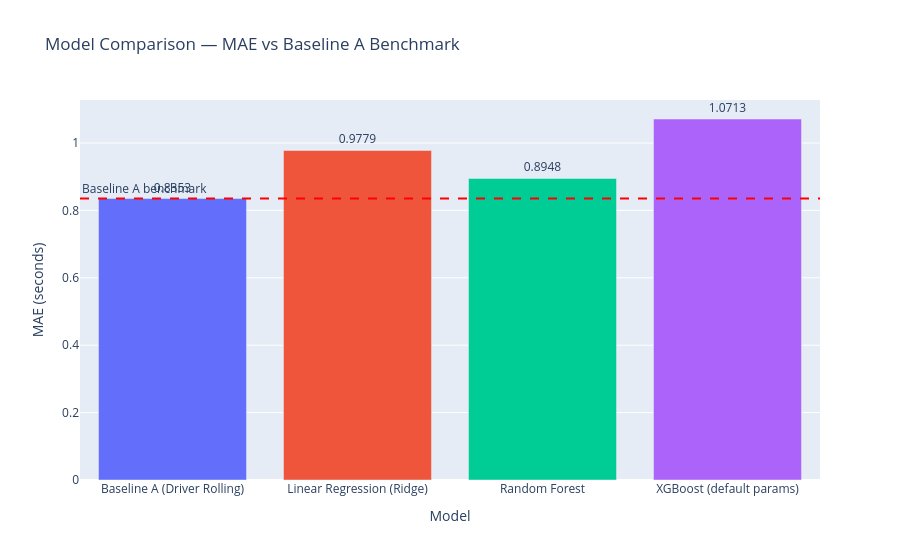

Source (notebook cell):
### Code cell
# Cell 4 — Visual comparison against the benchmark
fig = px.bar(
    comparison, x="Model", y="MAE",
    title="Model Comparison — MAE vs Baseline A Benchmark",
    labels={"MAE": "MAE (seconds)"},
    text="MAE",
    color="Model"
)
fig.add_hline(
    y=baseline_a_mae, line_dash="dash", line_color="red",
    annotation_text="Baseline A", annotation_position="top left"
)
fig.update_traces(textposition="outside")
fig.update_layout(showlegend=False)
fig.show()

### Figure 1 — Plotly figure (JSON) as saved in the notebook; plotly's stock layout.template omitted (floating-point values rounded to 4 significant figures)
{"data": [{"alignmentgroup": "True", "hovertemplate": "Model=%{x}<br>MAE (seconds)=%{text}<extra></extra>", "legendgroup": "Baseline A (Driver Rolling)", "marker": {"color": "#636efa", "pattern": {"shape": ""}}, "name": "Baseline A (Driver Rolling)", "offsetgroup": "Baseline A (Driver Rolling)", "orientation": "v", "showlegend": true, "text": [0.8353], "textposition": "outside", "type": "bar", "x": ["Baseline A (Driver Rolling)"], "xaxis": "x", "y": [0.8353], "yaxis": "y"}, {"alignmentgroup": "True", "hovertemplate": "Model=%{x}<br>MAE (seconds)=%{text}<extra></extra>", "legendgroup": "Linear Regression (Ridge)", "marker": {"color": "#EF553B", "pattern": {"shape": ""}}, "name": "Linear Regression (Ridge)", "offsetgroup": "Linear Regression (Ridge)", "orientation": "v", "showlegend": true, "text": [0.9779], "textposition": "outside", "type": "bar", "x": ["Linear Regression (Ridge)"], "xaxis": "x", "y": [0.9779], "yaxis": "y"}, {"alignmentgroup": "True", "hovertemplate": "Model=%{x}<br>MAE (seconds)=%{text}<extra></extra>", "legendgroup": "Random Forest", "marker": {"color": "#00cc96", "pattern": {"shape": ""}}, "name": "Random Forest", "offsetgroup": "Random Forest", "orientation": "v", "showlegend": true, "text": [0.8948], "textposition": "outside", "type": "bar", "x": ["Random Forest"], "xaxis": "x", "y": [0.8948], "yaxis": "y"}, {"alignmentgroup": "True", "hovertemplate": "Model=%{x}<br>MAE (seconds)=%{text}<extra></extra>", "legendgroup": "XGBoost (default params)", "marker": {"color": "#ab63fa", "pattern": {"shape": ""}}, "name": "XGBoost (default params)", "offsetgroup": "XGBoost (default params)", "orientation": "v", "showlegend": true, "text": [1.071], "textposition": "outside", "type": "bar", "x": ["XGBoost (default params)"], "xaxis": "x", "y": [1.071], "yaxis": "y"}], "layout": {"annotations": [{"showarrow": false, "text": "Baseline A benchmark", "x": 0, "xanchor": "left", "xref": "x domain", "y": 0.8353, "yanchor": "bottom", "yref": "y"}], "barmode": "relative", "legend": {"title": {"text": "Model"}, "tracegroupgap": 0}, "shapes": [{"line": {"color": "red", "dash": "dash"}, "type": "line", "x0": 0, "x1": 1, "xref": "x domain", "y0": 0.8353, "y1": 0.8353, "yref": "y"}], "showlegend": false, "title": {"text": "Model Comparison — MAE vs Baseline A Benchmark"}, "xaxis": {"anchor": "y", "categoryarray": ["Baseline A (Driver Rolling)", "Linear Regression (Ridge)", "Random Forest", "XGBoost (default params)"], "categoryorder": "array", "domain": [0, 1], "title": {"text": "Model"}}, "yaxis": {"anchor": "x", "domain": [0, 1], "title": {"text": "MAE (seconds)"}}}}
